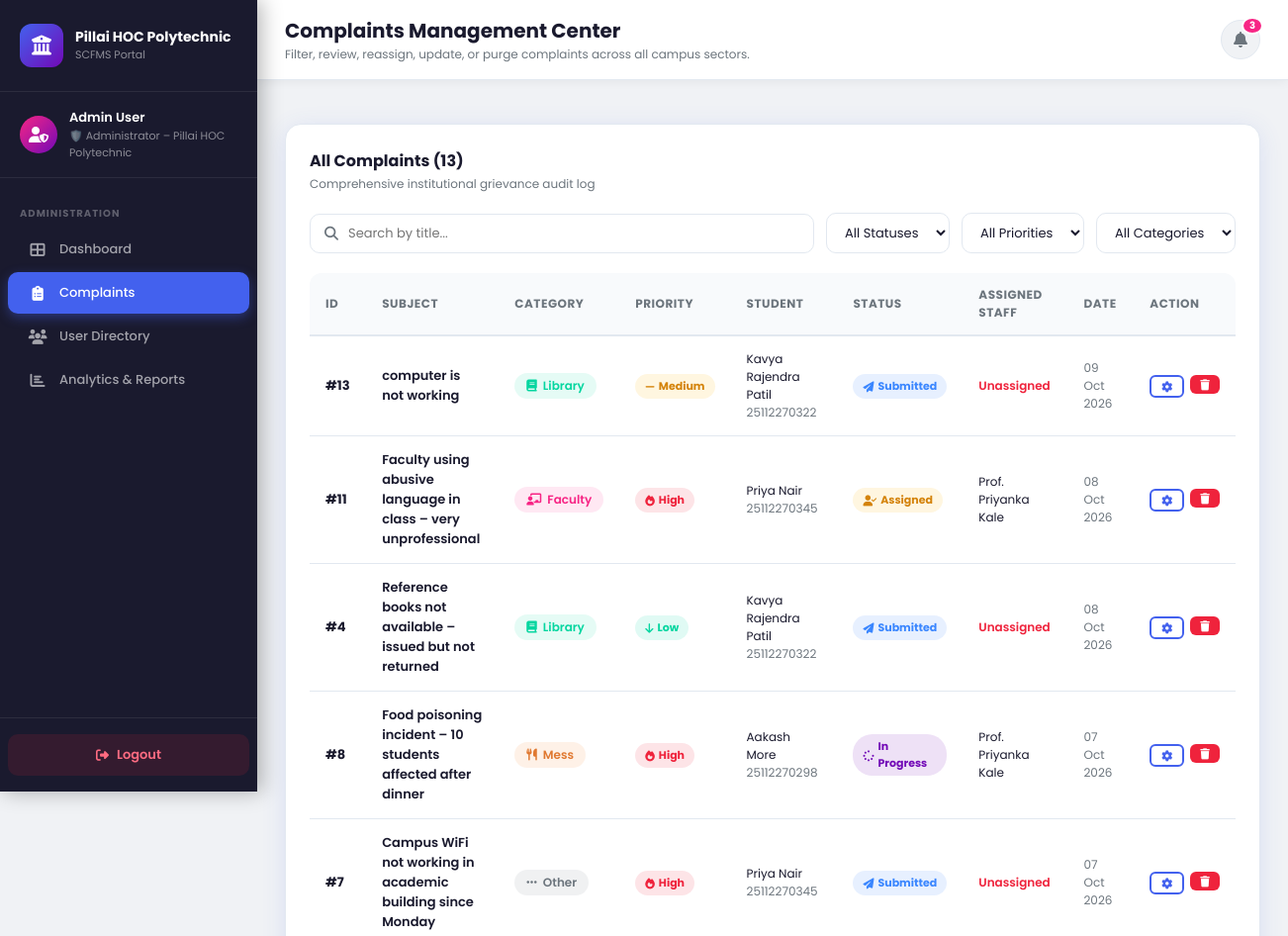
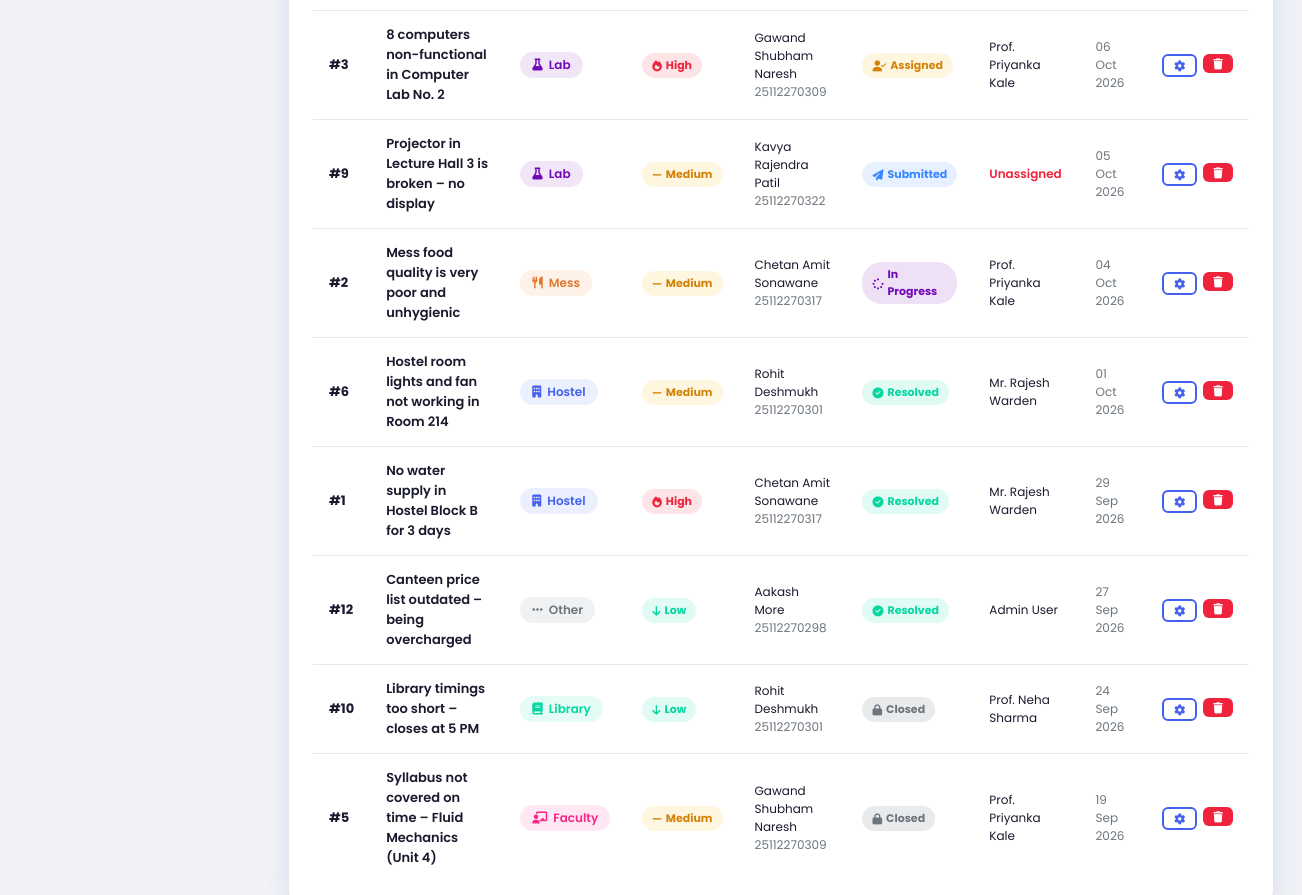
The page /admin/complaints (signed in) on the database its author committed (2 pictures, top to bottom).
### flask_app/models/models.py (models this page shows, shortened)
class User(db.Model, UserMixin):
    __tablename__ = 'users'
    id          = db.Column(db.Integer, primary_key=True)
    name        = db.Column(db.String(120), nullable=False)
    email       = db.Column(db.String(120), unique=True, nullable=False)
    password    = db.Column(db.String(256), nullable=False)
    role        = db.Column(db.String(20), nullable=False)   # student / staff / admin
    roll_no     = db.Column(db.String(30))
    branch      = db.Column(db.String(100))
    semester    = db.Column(db.Integer)
    department  = db.Column(db.String(100))
    designation = db.Column(db.String(100))
    complaints_submitted = db.relationship('Complaint', foreign_keys='Complaint.student_id',
                                           back_populates='student', lazy='dynamic')
    complaints_assigned  = db.relationship('Complaint', foreign_keys='Complaint.assigned_to',
                                           back_populates='assignee', lazy='dynamic')
    notifications = db.relationship('Notification', back_populates='user', lazy='dynamic',
                                    cascade='all, delete-orphan')
    feedbacks     = db.relationship('Feedback', back_populates='student', lazy='dynamic')

class Complaint(db.Model):
    __tablename__ = 'complaints'
    id          = db.Column(db.Integer, primary_key=True)
    student_id  = db.Column(db.Integer, db.ForeignKey('users.id'), nullable=False)
    assigned_to = db.Column(db.Integer, db.ForeignKey('users.id'), nullable=True)
    title       = db.Column(db.String(200), nullable=False)
    description = db.Column(db.Text, nullable=False)
    category    = db.Column(db.String(50), nullable=False)   # hostel/mess/lab/faculty/library/other
    priority    = db.Column(db.String(20), nullable=False)   # high/medium/low
    status      = db.Column(db.String(30), default='submitted')  # submitted/assigned/inprogress/resolved/closed
    created_at  = db.Column(db.DateTime, default=datetime.utcnow)
    updated_at  = db.Column(db.DateTime, default=datetime.utcnow, onupdate=datetime.utcnow)
    student     = db.relationship('User', foreign_keys=[student_id], back_populates='complaints_submitted')
    assignee    = db.relationship('User', foreign_keys=[assigned_to], back_populates='complaints_assigned')
    timeline    = db.relationship('TimelineEvent', back_populates='complaint',
                                  lazy='dynamic', cascade='all, delete-orphan',
                                  order_by='TimelineEvent.created_at')
    feedback    = db.relationship('Feedback', back_populates='complaint',
                                  uselist=False, cascade='all, delete-orphan')

### flask_app/routes/admin.py (the view)
@admin_bp.route('/complaints')
@login_required
@admin_required
def complaints():
    status_f   = request.args.get('status', '')
    priority_f = request.args.get('priority', '')
    category_f = request.args.get('category', '')
    search     = request.args.get('search', '')
    q = Complaint.query
    if status_f:   q = q.filter_by(status=status_f)
    if priority_f: q = q.filter_by(priority=priority_f)
    if category_f: q = q.filter_by(category=category_f)
    if search:     q = q.filter(Complaint.title.ilike(f'%{search}%'))
    complaints  = q.order_by(Complaint.created_at.desc()).all()
    notif_count = Notification.query.filter_by(user_id=current_user.id, is_read=False).count()
    return render_template('admin/complaints.html',
                           complaints=complaints, notif_count=notif_count,
                           status_f=status_f, priority_f=priority_f,
                           category_f=category_f, search=search)

### flask_app/models/models.py (called while the page is built)
@login_manager.user_loader
def load_user(user_id):
    return User.query.get(int(user_id))

### flask_app/routes/admin.py (called while the page is built)
def admin_required(f):
    from functools import wraps
    @wraps(f)
    def decorated(*args, **kwargs):
        if not current_user.is_authenticated or current_user.role != 'admin':
            flash('Access denied.', 'danger')
            return redirect(url_for('auth.login'))
        return f(*args, **kwargs)
    return decorated

### flask_app/templates/admin/complaints.html (shortened to what this page needs)
{% extends "base.html" %}
{% block avatar_bg %}linear-gradient(135deg,#f72585,#7209b7){% endblock %}
{% block avatar_icon %}fa-user-shield{% endblock %}
{% block user_role_label %}🛡️ Administrator – Pillai HOC Polytechnic{% endblock %}
{% block sidebar_nav %}
<div class="nav-section"><span class="nav-section-label">Administration</span></div>
<a href="{{ url_for('admin.dashboard') }}"  class="nav-item"><i class="fas fa-th-large"></i> Dashboard</a>
<a href="{{ url_for('admin.complaints') }}" class="nav-item active"><i class="fas fa-clipboard-list"></i> Complaints</a>
<a href="{{ url_for('admin.users') }}"      class="nav-item"><i class="fas fa-users"></i> User Directory</a>
<a href="{{ url_for('admin.reports') }}"    class="nav-item"><i class="fas fa-chart-bar"></i> Analytics &amp; Reports</a>
{% endblock %}
{% block page_title %}Complaints Management Center{% endblock %}
{% block page_subtitle %}Filter, review, reassign, update, or purge complaints across all campus sectors.{% endblock %}
{% block content %}
<div class="card">
  <div class="card-header">
    <div>
      <div class="card-title">All Complaints ({{ complaints|length }})</div>
      <div class="card-subtitle">Comprehensive institutional grievance audit log</div>
    </div>
  </div>
  <form method="GET" action="{{ url_for('admin.complaints') }}" class="filter-bar">
    <div class="search-box">
      <i class="fas fa-search"></i>
      <input type="text" name="search" placeholder="Search by title..." value="{{ search }}"/>
    </div>
    <select name="status" class="filter-select" onchange="this.form.submit()">
      <option value="">All Statuses</option>
    </select>
    <select name="priority" class="filter-select" onchange="this.form.submit()">
      <option value="">All Priorities</option>
    </select>
    <select name="category" class="filter-select" onchange="this.form.submit()">
      <option value="">All Categories</option>
    </select>
  </form>
  {% if complaints %}
  <div class="table-wrap">
    <table>
      <thead>
        <tr>
          <th>ID</th>
          <th>Subject</th>
          <th>Category</th>
          <th>Priority</th>
          <th>Student</th>
          <th>Status</th>
          <th>Assigned Staff</th>
          <th>Date</th>
          <th>Action</th>
        </tr>
      </thead>
      <tbody>
        {% for c in complaints %}
        <tr>
          <td><strong>#{{ c.id }}</strong></td>
          <td style="max-width:200px;">
            <a href="{{ url_for('admin.complaint_detail', cid=c.id) }}" style="color:var(--text-dark); font-weight:600;">
              {{ c.title }}
            </a>
          </td>
          <td>{% include 'partials/category_pill.html' %}</td>
          <td>{% include 'partials/priority_badge.html' %}</td>
          <td style="font-size:12px;">
            {{ c.student.name }}<br>
            <span style="color:var(--text-muted);">{{ c.student.roll_no }}</span>
          </td>
          <td>{% include 'partials/status_badge.html' %}</td>
          <td style="font-size:12px;">
            {% if c.assignee %}
              {{ c.assignee.name }}
            {% else %}
              <span style="color:var(--danger); font-weight:600;">Unassigned</span>
            {% endif %}
          </td>
          <td style="font-size:12px; color:var(--text-muted);">{{ c.created_at.strftime('%d %b %Y') }}</td>
          <td>
            <div style="display:flex; gap:6px;">
              <a href="{{ url_for('admin.complaint_detail', cid=c.id) }}" class="btn btn-outline btn-xs" title="View / Manage">
                <i class="fas fa-cog"></i>
              </a>
              <form method="POST" action="{{ url_for('admin.delete_complaint', cid=c.id) }}" onsubmit="return confirm('Delete complaint #{{ c.id }} permanently?');" style="display:inline;">
                <button type="submit" class="btn btn-red btn-xs" title="Delete Complaint">
                  <i class="fas fa-trash"></i>
                </button>
              </form>
            </div>
          </td>
        </tr>
        {% endfor %}
      </tbody>
    </table>
  </div>
  {% else %}
  <div class="empty-state">
    <i class="fas fa-folder-open"></i>
    <h3>No complaints found</h3>
    <p>No complaints match the filter criteria.</p>
  </div>
  {% endif %}
</div>
{% endblock %}

### flask_app/templates/base.html (shortened to what this page needs)
<!DOCTYPE html>
<html lang="en">
<head>
  <link rel="stylesheet" href="{{ url_for('static', filename='css/style.css') }}"/>
  <link rel="stylesheet" href="https://cdnjs.cloudflare.com/ajax/libs/font-awesome/6.4.0/css/all.min.css"/>
</head>
<body class="app-body">
<aside class="sidebar" id="sidebar">
  <div class="sidebar-logo">
    <div class="logo-circle"><i class="fas fa-university"></i></div>
    <div>
      <h2>Pillai HOC Polytechnic</h2>
      <p>SCFMS Portal</p>
    </div>
  </div>
  <div class="sidebar-user">
    <div class="user-avatar" style="background:{% block avatar_bg %}linear-gradient(135deg,#4361ee,#7209b7){% endblock %};">
      <i class="fas {% block avatar_icon %}fa-user{% endblock %}"></i>
    </div>
    <div class="user-info">
      <div class="name">{{ current_user.name }}</div>
      <div class="role">{% block user_role_label %}{% endblock %}</div>
    </div>
  </div>
  <nav class="sidebar-nav">
    {% block sidebar_nav %}{% endblock %}
  </nav>
  <div class="sidebar-footer">
    <a href="{{ url_for('auth.logout') }}" class="logout-btn">
      <i class="fas fa-sign-out-alt"></i> Logout
    </a>
  </div>
</aside>
<div class="main-content">
  <div class="top-bar">
    <div class="top-bar-left">
      <div>
        <h1>{% block page_title %}Dashboard{% endblock %}</h1>
        <p>{% block page_subtitle %}{% endblock %}</p>
      </div>
    </div>
    <div class="top-bar-right">
      <a href="{{ url_for(current_user.role + '.notifications') if current_user.role == 'student' else '#' }}"
         class="top-bar-btn notif-btn" title="Notifications">
        <i class="fas fa-bell"></i>
        {% if notif_count and notif_count > 0 %}
          <span class="notif-badge">{{ notif_count }}</span>
        {% endif %}
      </a>
    </div>
  </div>
  <div class="flash-container">
  </div>
  <div class="page-content">
    {% block content %}{% endblock %}
  </div>
</div>
</body>
</html>

### flask_app/templates/partials/category_pill.html
{% set cat_map = {
  'hostel':  ('cat-hostel',  'fa-building',            'Hostel'),
  'mess':    ('cat-mess',    'fa-utensils',            'Mess'),
  'lab':     ('cat-lab',     'fa-flask',               'Lab'),
  'faculty': ('cat-faculty', 'fa-chalkboard-teacher',  'Faculty'),
  'library': ('cat-library', 'fa-book',                'Library'),
  'other':   ('cat-other',   'fa-ellipsis-h',          'Other')
} %}
{% set ct = cat_map.get(c.category, ('cat-other', 'fa-circle', c.category | capitalize)) %}
<span class="category-pill {{ ct[0] }}"><i class="fas {{ ct[1] }}"></i> {{ ct[2] }}</span>

### flask_app/templates/partials/priority_badge.html
{% set priority_map = {
  'high':   ('badge-high',   'fa-fire',       'High'),
  'medium': ('badge-medium', 'fa-minus',      'Medium'),
  'low':    ('badge-low',    'fa-arrow-down', 'Low')
} %}
{% set p = priority_map.get(c.priority, ('badge-low', 'fa-circle', c.priority)) %}
<span class="badge {{ p[0] }}"><i class="fas {{ p[1] }}"></i> {{ p[2] }}</span>

### flask_app/templates/partials/status_badge.html
{% set status_map = {
  'submitted':  ('badge-submitted',  'fa-paper-plane',    'Submitted'),
  'assigned':   ('badge-assigned',   'fa-user-check',     'Assigned'),
  'inprogress': ('badge-inprogress', 'fa-spinner',        'In Progress'),
  'resolved':   ('badge-resolved',   'fa-check-circle',   'Resolved'),
  'closed':     ('badge-closed',     'fa-lock',           'Closed')
} %}
{% set s = status_map.get(c.status, ('badge-submitted','fa-circle', c.status)) %}
<span class="badge {{ s[0] }}"><i class="fas {{ s[1] }}"></i> {{ s[2] }}</span>

### rows shown on the page
User: name "Admin User"
Complaint: id "13", title "computer is not working", category "Library", priority "Medium", student.name "Kavya Rajendra Patil", student.roll_no "25112270322", status "Submitted", shows "Unassigned", created_at "09 Oct 2026"
Complaint: id "11", title "Faculty using abusive language in class – very unprofessional", category "Faculty", priority "High", student.name "Priya Nair", student.roll_no "25112270345", status "Assigned", assignee.name "Prof. Priyanka Kale", created_at "08 Oct 2026"
Complaint: id "4", title "Reference books not available – issued but not returned", category "Library", priority "Low", student.name "Kavya Rajendra Patil", student.roll_no "25112270322", status "Submitted", shows "Unassigned", created_at "08 Oct 2026"
Complaint: id "8", title "Food poisoning incident – 10 students affected after dinner", category "Mess", priority "High", student.name "Aakash More", student.roll_no "25112270298", s "In Progress", assignee.name "Prof. Priyanka Kale", created_at "07 Oct 2026"
Complaint: id "7", title "Campus WiFi not working in academic building since Monday", category "Other", priority "High", student.name "Priya Nair", student.roll_no "25112270345", status "Submitted", shows "Unassigned", created_at "07 Oct 2026"
Complaint: id "3", title "8 computers non-functional in Computer Lab No. 2", category "Lab", priority "High", student.name "Gawand Shubham Naresh", student.roll_no "25112270309", status "Assigned", assignee.name "Prof. Priyanka Kale", created_at "06 Oct 2026"
Complaint: id "9", title "Projector in Lecture Hall 3 is broken – no display", category "Lab", priority "Medium", student.name "Kavya Rajendra Patil", student.roll_no "25112270322", status "Submitted", shows "Unassigned", created_at "05 Oct 2026"
Complaint: id "2", title "Mess food quality is very poor and unhygienic", category "Mess", priority "Medium", student.name "Chetan Amit Sonawane", student.roll_no "25112270317", s "In Progress", assignee.name "Prof. Priyanka Kale", created_at "04 Oct 2026"
Complaint: id "6", title "Hostel room lights and fan not working in Room 214", category "Hostel", priority "Medium", student.name "Rohit Deshmukh", student.roll_no "25112270301", status "Resolved", assignee.name "Mr. Rajesh Warden", created_at "01 Oct 2026"
Complaint: id "1", title "No water supply in Hostel Block B for 3 days", category "Hostel", priority "High", student.name "Chetan Amit Sonawane", student.roll_no "25112270317", status "Resolved", assignee.name "Mr. Rajesh Warden", created_at "29 Sep 2026"
Complaint: id "12", title "Canteen price list outdated – being overcharged", category "Other", priority "Low", student.name "Aakash More", student.roll_no "25112270298", status "Resolved", assignee.name "Admin User", created_at "27 Sep 2026"
Complaint: id "10", title "Library timings too short – closes at 5 PM", category "Library", priority "Low", student.name "Rohit Deshmukh", student.roll_no "25112270301", status "Closed", assignee.name "Prof. Neha Sharma", created_at "24 Sep 2026"
Complaint: id "5", title "Syllabus not covered on time – Fluid Mechanics (Unit 4)", category "Faculty", priority "Medium", student.name "Gawand Shubham Naresh", student.roll_no "25112270309", status "Closed", assignee.name "Prof. Priyanka Kale", created_at "19 Sep 2026"

### other values the page prints
{{ notif_count }} "3"
{{ complaints|length }} "13"
